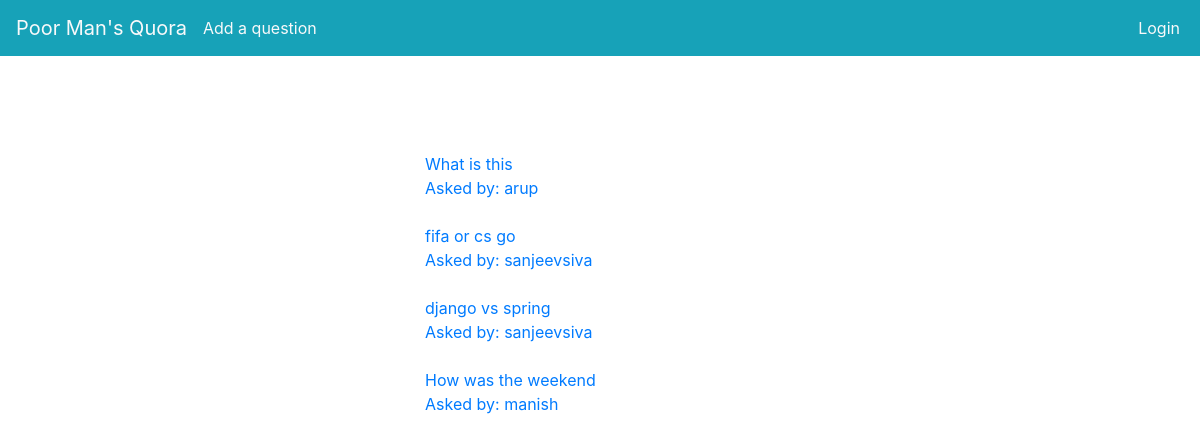
Before: / with the older database file.
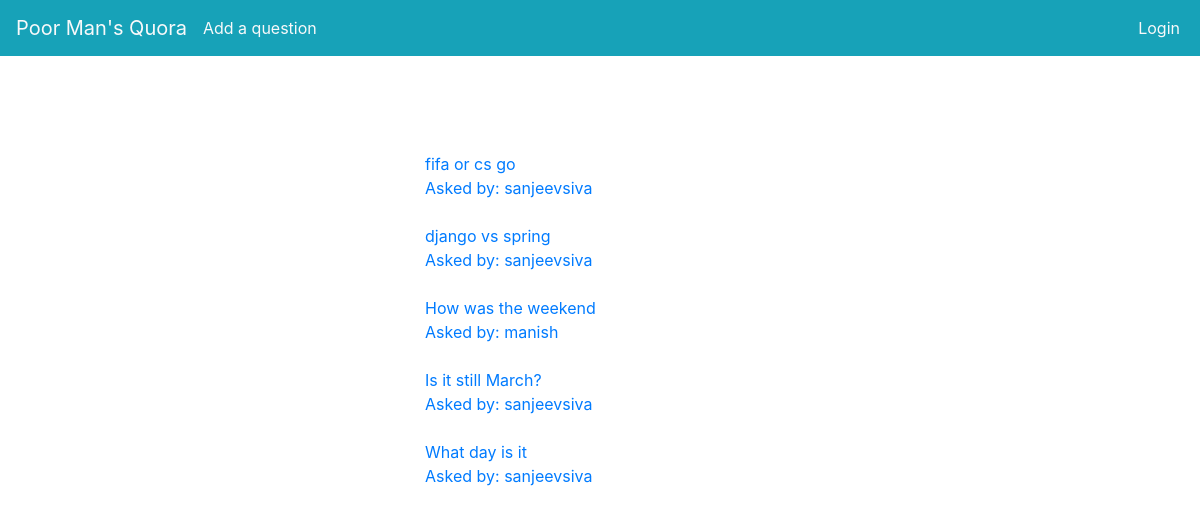
After: the same page with the newer database file.
### dashboard/models.py (models this page shows)
class TimeStampMixin(models.Model):
    created_at = models.DateTimeField(auto_now_add=True)
    updated_at = models.DateTimeField(auto_now=True)
    class Meta:
        abstract = True

class Question(TimeStampMixin):
    user = models.ForeignKey(User, on_delete=models.CASCADE)
    question_text = models.CharField(max_length=500)

### dashboard/views.py (the view)
# urls.py: path('', views.index, name='index'),
def index(request):
    questions = Question.objects.all()
    return render(request, "dashboard/dashboard.html", {"questions": questions})

### templates/dashboard/dashboard.html
{% extends 'dashboard/base.html' %}
{% block content %}
        <br>
    <br>
    <br>
<div class="container">
  <div class="row">
    <div class="col">
    </div>
    <div class="col">
    <br>
    <div >
        {% for question in questions %}
            <a href="/{{question.id}}">
                {{question.question_text}}
                <br>
                {% if request.user == question.user %}
                        Asked by: me
                {% else %}
                        Asked by: {{ question.user }}
                {% endif %}
            </a>
        <br>
        <br>
        {% endfor %}
    </div>
    </div>
    <div class="col">
    </div>
  </div>
</div>
{% endblock %}

Changed rows visible on the page:
removed Question: question_text "What is this", user "arup"
added Question: question_text "Is it still March?", user "sanjeevsiva"
added Question: question_text "What day is it", user "sanjeevsiva"
